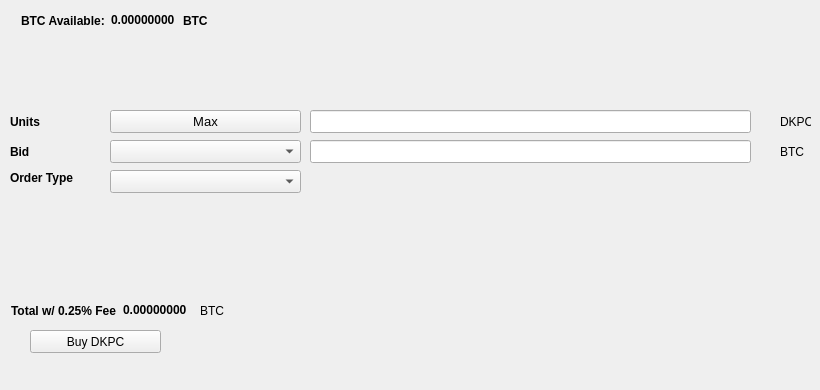
   <widget class="QWidget" name="BuyTab">
    <attribute name="title">
     <string>Buy</string>
    </attribute>
    <widget class="QPushButton" name="BuyDKPC">
     <property name="geometry">
      <rect>
       <x>30</x>
       <y>330</y>
       <width>131</width>
       <height>23</height>
      </rect>
     </property>
     <property name="text">
      <string>Buy DKPC</string>
     </property>
     <property name="icon">
      <iconset resource="../darkpaycoin.qrc">
       <normaloff>:/icons/bitcoin</normaloff>:/icons/bitcoin</iconset>
     </property>
    </widget>
    <widget class="QLabel" name="label_3">
     <property name="geometry">
      <rect>
       <x>10</x>
       <y>110</y>
       <width>46</width>
       <height>23</height>
      </rect>
     </property>
     <property name="font">
      <font>
       <weight>75</weight>
       <bold>true</bold>
      </font>
     </property>
     <property name="text">
      <string>Units</string>
     </property>
    </widget>
    <widget class="QLineEdit" name="UnitsInput">
     <property name="geometry">
      <rect>
       <x>310</x>
       <y>110</y>
       <width>441</width>
       <height>23</height>
      </rect>
     </property>
     <property name="font">
      <font>
       <pointsize>9</pointsize>
       <weight>75</weight>
       <bold>true</bold>
      </font>
     </property>
    </widget>
    <widget class="QLineEdit" name="BuyBidPriceEdit">
     <property name="geometry">
      <rect>
       <x>310</x>
       <y>140</y>
       <width>441</width>
       <height>23</height>
      </rect>
     </property>
     <property name="font">
      <font>
       <pointsize>9</pointsize>
       <weight>75</weight>
       <bold>true</bold>
      </font>
     </property>
    </widget>
    <widget class="QLabel" name="label_4">
     <property name="geometry">
      <rect>
       <x>780</x>
       <y>110</y>
       <width>31</width>
       <height>23</height>
      </rect>
     </property>
     <property name="text">
      <string>DKPC</string>
     </property>
    </widget>
    <widget class="QLabel" name="label_5">
     <property name="geometry">
      <rect>
       <x>780</x>
       <y>140</y>
       <width>31</width>
       <height>23</height>
      </rect>
     </property>
     <property name="text">
      <string>BTC</string>
     </property>
    </widget>
    <widget class="QLabel" name="label_6">
     <property name="geometry">
      <rect>
       <x>10</x>
       <y>140</y>
       <width>46</width>
       <height>23</height>
      </rect>
     </property>
     <property name="font">
      <font>
       <weight>75</weight>
       <bold>true</bold>
      </font>
     </property>
     <property name="text">
      <string>Bid</string>
     </property>
    </widget>
    <widget class="QLabel" name="label_7">
     <property name="geometry">
      <rect>
       <x>10</x>
       <y>170</y>
       <width>91</width>
       <height>16</height>
      </rect>
     </property>
     <property name="font">
      <font>
       <weight>75</weight>
       <bold>true</bold>
      </font>
     </property>
     <property name="text">
      <string>Order Type</string>
     </property>
    </widget>
    <widget class="QPushButton" name="Buy_Max_Amount">
     <property name="geometry">
      <rect>
       <x>110</x>
       <y>110</y>
       <width>191</width>
       <height>23</height>
      </rect>
     </property>
     <property name="font">
      <font>
       <pointsize>10</pointsize>
      </font>
     </property>
     <property name="text">
      <string>Max</string>
     </property>
    </widget>
    <widget class="QComboBox" name="BuyBidcomboBox">
     <property name="geometry">
      <rect>
       <x>110</x>
       <y>140</y>
       <width>191</width>
       <height>23</height>
      </rect>
     </property>
     <property name="font">
      <font>
       <pointsize>10</pointsize>
      </font>
     </property>
    </widget>
    <widget class="QComboBox" name="buyOrdertypeCombo">
     <property name="geometry">
      <rect>
       <x>110</x>
       <y>170</y>
       <width>191</width>
       <height>23</height>
      </rect>
     </property>
     <property name="font">
      <font>
       <pointsize>10</pointsize>
      </font>
     </property>
    </widget>
    <widget class="QWidget" name="layoutWidget1">
     <property name="geometry">
      <rect>
       <x>21</x>
       <y>11</y>
       <width>227</width>
       <height>19</height>
      </rect>
     </property>
     <layout class="QHBoxLayout" name="horizontalLayout_3">
      <item>
       <widget class="QLabel" name="label232">
        <property name="font">
         <font>
          <weight>75</weight>
          <bold>true</bold>
         </font>
        </property>
        <property name="text">
         <string>BTC Available:</string>
        </property>
       </widget>
      </item>
      <item>
       <widget class="QLabel" name="BtcAvailableLbl">
        <property name="palette">
         <palette>
          <active>
           <colorrole role="WindowText">
            <brush brushstyle="SolidPattern">
             <color alpha="255">
              <red>0</red>
              <green>0</green>
              <blue>0</blue>
             </color>
            </brush>
           </colorrole>
           <colorrole role="Button">
            <brush brushstyle="SolidPattern">
             <color alpha="255">
              <red>0</red>
              <green>170</green>
              <blue>0</blue>
             </color>
            </brush>
           </colorrole>
           <colorrole role="Light">
            <brush brushstyle="SolidPattern">
             <color alpha="255">
              <red>0</red>
              <green>255</green>
              <blue>0</blue>
             </color>
            </brush>
           </colorrole>
           <colorrole role="Midlight">
            <brush brushstyle="SolidPattern">
             <color alpha="255">
              <red>0</red>
              <green>212</green>
              <blue>0</blue>
             </color>
            </brush>
           </colorrole>
           <colorrole role="Dark">
            <brush brushstyle="SolidPattern">
             <color alpha="255">
              <red>0</red>
              <green>85</green>
              <blue>0</blue>
             </color>
            </brush>
           </colorrole>
           <colorrole role="Mid">
            <brush brushstyle="SolidPattern">
             <color alpha="255">
              <red>0</red>
              <green>113</green>
              <blue>0</blue>
             </color>
            </brush>
           </colorrole>
           <colorrole role="Text">
            <brush brushstyle="SolidPattern">
             <color alpha="255">
              <red>0</red>
              <green>170</green>
              <blue>0</blue>
             </color>
            </brush>
           </colorrole>
           <colorrole role="BrightText">
            <brush brushstyle="SolidPattern">
             <color alpha="255">
              <red>255</red>
              <green>255</green>
              <blue>255</blue>
             </color>
            </brush>
           </colorrole>
           <colorrole role="ButtonText">
            <brush brushstyle="SolidPattern">
             <color alpha="255">
              <red>0</red>
              <green>0</green>
              <blue>0</blue>
             </color>
            </brush>
           </colorrole>
           <colorrole role="Base">
            <brush brushstyle="SolidPattern">
             <color alpha="255">
              <red>255</red>
              <green>255</green>
              <blue>255</blue>
             </color>
            </brush>
           </colorrole>
           <colorrole role="Window">
            <brush brushstyle="SolidPattern">
             <color alpha="255">
              <red>0</red>
              <green>170</green>
              <blue>0</blue>
             </color>
            </brush>
           </colorrole>
           <colorrole role="Shadow">
            <brush brushstyle="SolidPattern">
             <color alpha="255">
              <red>0</red>
              <green>0</green>
              <blue>0</blue>
             </color>
            </brush>
           </colorrole>
           <colorrole role="AlternateBase">
            <brush brushstyle="SolidPattern">
             <color alpha="255">
              <red>127</red>
              <green>212</green>
              <blue>127</blue>
             </color>
            </brush>
           </colorrole>
           <colorrole role="ToolTipBase">
            <brush brushstyle="SolidPattern">
             <color alpha="255">
              <red>255</red>
              <green>255</green>
              <blue>220</blue>
             </color>
            </brush>
           </colorrole>
           <colorrole role="ToolTipText">
            <brush brushstyle="SolidPattern">
             <color alpha="255">
              <red>0</red>
              <green>0</green>
              <blue>0</blue>
             </color>
            </brush>
           </colorrole>
          </active>
          <inactive>
           <colorrole role="WindowText">
            <brush brushstyle="SolidPattern">
             <color alpha="255">
              <red>0</red>
              <green>0</green>
              <blue>0</blue>
             </color>
            </brush>
           </colorrole>
           <colorrole role="Button">
            <brush brushstyle="SolidPattern">
             <color alpha="255">
              <red>0</red>
              <green>170</green>
              <blue>0</blue>
             </color>
            </brush>
           </colorrole>
           <colorrole role="Light">
            <brush brushstyle="SolidPattern">
             <color alpha="255">
              <red>0</red>
              <green>255</green>
              <blue>0</blue>
             </color>
            </brush>
           </colorrole>
           <colorrole role="Midlight">
            <brush brushstyle="SolidPattern">
             <color alpha="255">
              <red>0</red>
              <green>212</green>
              <blue>0</blue>
             </color>
            </brush>
           </colorrole>
           <colorrole role="Dark">
            <brush brushstyle="SolidPattern">
             <color alpha="255">
              <red>0</red>
              <green>85</green>
              <blue>0</blue>
             </color>
            </brush>
           </colorrole>
           <colorrole role="Mid">
            <brush brushstyle="SolidPattern">
             <color alpha="255">
              <red>0</red>
              <green>113</green>
              <blue>0</blue>
             </color>
            </brush>
           </colorrole>
           <colorrole role="Text">
            <brush brushstyle="SolidPattern">
             <color alpha="255">
              <red>0</red>
              <green>170</green>
              <blue>0</blue>
             </color>
            </brush>
           </colorrole>
           <colorrole role="BrightText">
            <brush brushstyle="SolidPattern">
             <color alpha="255">
              <red>255</red>
              <green>255</green>
              <blue>255</blue>
             </color>
            </brush>
           </colorrole>
           <colorrole role="ButtonText">
            <brush brushstyle="SolidPattern">
             <color alpha="255">
              <red>0</red>
              <green>0</green>
              <blue>0</blue>
             </color>
            </brush>
           </colorrole>
           <colorrole role="Base">
            <brush brushstyle="SolidPattern">
             <color alpha="255">
              <red>255</red>
              <green>255</green>
              <blue>255</blue>
             </color>
            </brush>
           </colorrole>
           <colorrole role="Window">
            <brush brushstyle="SolidPattern">
             <color alpha="255">
              <red>0</red>
              <green>170</green>
              <blue>0</blue>
             </color>
            </brush>
           </colorrole>
           <colorrole role="Shadow">
            <brush brushstyle="SolidPattern">
             <color alpha="255">
              <red>0</red>
              <green>0</green>
              <blue>0</blue>
             </color>
            </brush>
           </colorrole>
           <colorrole role="AlternateBase">
            <brush brushstyle="SolidPattern">
             <color alpha="255">
              <red>127</red>
              <green>212</green>
              <blue>127</blue>
             </color>
            </brush>
           </colorrole>
           <colorrole role="ToolTipBase">
            <brush brushstyle="SolidPattern">
             <color alpha="255">
              <red>255</red>
              <green>255</green>
              <blue>220</blue>
             </color>
            </brush>
           </colorrole>
           <colorrole role="ToolTipText">
            <brush brushstyle="SolidPattern">
             <color alpha="255">
              <red>0</red>
              <green>0</green>
              <blue>0</blue>
             </color>
            </brush>
           </colorrole>
          </inactive>
          <disabled>
           <colorrole role="WindowText">
            <brush brushstyle="SolidPattern">
             <color alpha="255">
              <red>0</red>
              <green>85</green>
              <blue>0</blue>
             </color>
            </brush>
           </colorrole>
           <colorrole role="Button">
            <brush brushstyle="SolidPattern">
             <color alpha="255">
              <red>0</red>
              <green>170</green>
              <blue>0</blue>
             </color>
            </brush>
           </colorrole>
           <colorrole role="Light">
            <brush brushstyle="SolidPattern">
             <color alpha="255">
              <red>0</red>
              <green>255</green>
              <blue>0</blue>
             </color>
            </brush>
           </colorrole>
           <colorrole role="Midlight">
            <brush brushstyle="SolidPattern">
             <color alpha="255">
              <red>0</red>
              <green>212</green>
              <blue>0</blue>
             </color>
            </brush>
           </colorrole>
           <colorrole role="Dark">
            <brush brushstyle="SolidPattern">
             <color alpha="255">
              <red>0</red>
              <green>85</green>
              <blue>0</blue>
             </color>
            </brush>
           </colorrole>
           <colorrole role="Mid">
            <brush brushstyle="SolidPattern">
             <color alpha="255">
              <red>0</red>
              <green>113</green>
              <blue>0</blue>
             </color>
            </brush>
           </colorrole>
           <colorrole role="Text">
            <brush brushstyle="SolidPattern">
             <color alpha="255">
              <red>0</red>
              <green>85</green>
              <blue>0</blue>
             </color>
            </brush>
           </colorrole>
           <colorrole role="BrightText">
            <brush brushstyle="SolidPattern">
             <color alpha="255">
              <red>255</red>
              <green>255</green>
              <blue>255</blue>
             </color>
            </brush>
           </colorrole>
           <colorrole role="ButtonText">
            <brush brushstyle="SolidPattern">
             <color alpha="255">
              <red>0</red>
              <green>85</green>
              <blue>0</blue>
             </color>
            </brush>
           </colorrole>
           <colorrole role="Base">
            <brush brushstyle="SolidPattern">
             <color alpha="255">
              <red>0</red>
              <green>170</green>
              <blue>0</blue>
             </color>
            </brush>
           </colorrole>
           <colorrole role="Window">
            <brush brushstyle="SolidPattern">
             <color alpha="255">
              <red>0</red>
              <green>170</green>
              <blue>0</blue>
             </color>
            </brush>
           </colorrole>
           <colorrole role="Shadow">
            <brush brushstyle="SolidPattern">
             <color alpha="255">
              <red>0</red>
              <green>0</green>
              <blue>0</blue>
             </color>
            </brush>
           </colorrole>
           <colorrole role="AlternateBase">
            <brush brushstyle="SolidPattern">
             <color alpha="255">
              <red>0</red>
              <green>170</green>
              <blue>0</blue>
             </color>
            </brush>
           </colorrole>
           <colorrole role="ToolTipBase">
            <brush brushstyle="SolidPattern">
             <color alpha="255">
              <red>255</red>
              <green>255</green>
              <blue>220</blue>
             </color>
            </brush>
           </colorrole>
           <colorrole role="ToolTipText">
            <brush brushstyle="SolidPattern">
             <color alpha="255">
              <red>0</red>
              <green>0</green>
              <blue>0</blue>
             </color>
            </brush>
           </colorrole>
          </disabled>
         </palette>
        </property>
        <property name="font">
         <font>
          <weight>75</weight>
          <bold>true</bold>
         </font>
        </property>
        <property name="text">
         <string>0.00000000</string>
        </property>
        <property name="textInteractionFlags">
         <set>Qt::LinksAccessibleByMouse|Qt::TextSelectableByKeyboard|Qt::TextSelectableByMouse</set>
        </property>
       </widget>
      </item>
      <item>
       <widget class="QLabel" name="BtcAvailableLbl_2">
        <property name="font">
         <font>
          <weight>75</weight>
          <bold>true</bold>
         </font>
        </property>
        <property name="text">
         <string>BTC</string>
        </property>
       </widget>
      </item>
     </layout>
    </widget>
    <widget class="QWidget" name="layoutWidge2">
     <property name="geometry">
      <rect>
       <x>11</x>
       <y>301</y>
       <width>259</width>
       <height>19</height>
      </rect>
     </property>
     <layout class="QHBoxLayout" name="horizontalLayout_4">
      <item>
       <widget class="QLabel" name="label_9">
        <property name="font">
         <font>
          <weight>75</weight>
          <bold>true</bold>
         </font>
        </property>
        <property name="text">
         <string>Total w/ 0.25% Fee</string>
        </property>
       </widget>
      </item>
      <item>
       <widget class="QLabel" name="BuyCostLabel">
        <property name="palette">
         <palette>
          <active>
           <colorrole role="WindowText">
            <brush brushstyle="SolidPattern">
             <color alpha="255">
              <red>0</red>
              <green>0</green>
              <blue>0</blue>
             </color>
            </brush>
           </colorrole>
           <colorrole role="Button">
            <brush brushstyle="SolidPattern">
             <color alpha="255">
              <red>0</red>
              <green>170</green>
              <blue>0</blue>
             </color>
            </brush>
           </colorrole>
           <colorrole role="Light">
            <brush brushstyle="SolidPattern">
             <color alpha="255">
              <red>0</red>
              <green>255</green>
              <blue>0</blue>
             </color>
            </brush>
           </colorrole>
           <colorrole role="Midlight">
            <brush brushstyle="SolidPattern">
             <color alpha="255">
              <red>0</red>
              <green>212</green>
              <blue>0</blue>
             </color>
            </brush>
           </colorrole>
           <colorrole role="Dark">
            <brush brushstyle="SolidPattern">
             <color alpha="255">
              <red>0</red>
              <green>85</green>
              <blue>0</blue>
             </color>
            </brush>
           </colorrole>
           <colorrole role="Mid">
            <brush brushstyle="SolidPattern">
             <color alpha="255">
              <red>0</red>
              <green>113</green>
              <blue>0</blue>
             </color>
            </brush>
           </colorrole>
           <colorrole role="Text">
            <brush brushstyle="SolidPattern">
             <color alpha="255">
              <red>0</red>
              <green>170</green>
              <blue>0</blue>
             </color>
            </brush>
           </colorrole>
           <colorrole role="BrightText">
            <brush brushstyle="SolidPattern">
             <color alpha="255">
              <red>255</red>
              <green>255</green>
              <blue>255</blue>
             </color>
            </brush>
           </colorrole>
           <colorrole role="ButtonText">
            <brush brushstyle="SolidPattern">
             <color alpha="255">
              <red>0</red>
              <green>0</green>
              <blue>0</blue>
             </color>
            </brush>
           </colorrole>
           <colorrole role="Base">
            <brush brushstyle="SolidPattern">
             <color alpha="255">
              <red>255</red>
              <green>255</green>
              <blue>255</blue>
             </color>
            </brush>
           </colorrole>
           <colorrole role="Window">
            <brush brushstyle="SolidPattern">
             <color alpha="255">
              <red>0</red>
              <green>170</green>
              <blue>0</blue>
             </color>
            </brush>
           </colorrole>
           <colorrole role="Shadow">
            <brush brushstyle="SolidPattern">
             <color alpha="255">
              <red>0</red>
              <green>0</green>
              <blue>0</blue>
             </color>
            </brush>
           </colorrole>
           <colorrole role="AlternateBase">
            <brush brushstyle="SolidPattern">
             <color alpha="255">
              <red>127</red>
              <green>212</green>
              <blue>127</blue>
             </color>
            </brush>
           </colorrole>
           <colorrole role="ToolTipBase">
            <brush brushstyle="SolidPattern">
             <color alpha="255">
              <red>255</red>
              <green>255</green>
              <blue>220</blue>
             </color>
            </brush>
           </colorrole>
           <colorrole role="ToolTipText">
            <brush brushstyle="SolidPattern">
             <color alpha="255">
              <red>0</red>
              <green>0</green>
              <blue>0</blue>
             </color>
            </brush>
           </colorrole>
          </active>
          <inactive>
           <colorrole role="WindowText">
            <brush brushstyle="SolidPattern">
             <color alpha="255">
              <red>0</red>
              <green>0</green>
              <blue>0</blue>
             </color>
            </brush>
           </colorrole>
           <colorrole role="Button">
            <brush brushstyle="SolidPattern">
             <color alpha="255">
              <red>0</red>
              <green>170</green>
              <blue>0</blue>
             </color>
            </brush>
           </colorrole>
           <colorrole role="Light">
            <brush brushstyle="SolidPattern">
             <color alpha="255">
              <red>0</red>
              <green>255</green>
              <blue>0</blue>
             </color>
            </brush>
           </colorrole>
           <colorrole role="Midlight">
            <brush brushstyle="SolidPattern">
             <color alpha="255">
              <red>0</red>
              <green>212</green>
              <blue>0</blue>
             </color>
            </brush>
           </colorrole>
           <colorrole role="Dark">
            <brush brushstyle="SolidPattern">
             <color alpha="255">
              <red>0</red>
              <green>85</green>
              <blue>0</blue>
             </color>
            </brush>
           </colorrole>
           <colorrole role="Mid">
            <brush brushstyle="SolidPattern">
             <color alpha="255">
              <red>0</red>
              <green>113</green>
              <blue>0</blue>
             </color>
            </brush>
           </colorrole>
           <colorrole role="Text">
            <brush brushstyle="SolidPattern">
             <color alpha="255">
              <red>0</red>
              <green>170</green>
              <blue>0</blue>
             </color>
            </brush>
           </colorrole>
           <colorrole role="BrightText">
            <brush brushstyle="SolidPattern">
             <color alpha="255">
              <red>255</red>
              <green>255</green>
              <blue>255</blue>
             </color>
            </brush>
           </colorrole>
           <colorrole role="ButtonText">
            <brush brushstyle="SolidPattern">
             <color alpha="255">
              <red>0</red>
              <green>0</green>
              <blue>0</blue>
             </color>
            </brush>
           </colorrole>
           <colorrole role="Base">
            <brush brushstyle="SolidPattern">
             <color alpha="255">
              <red>255</red>
              <green>255</green>
              <blue>255</blue>
             </color>
            </brush>
           </colorrole>
           <colorrole role="Window">
            <brush brushstyle="SolidPattern">
             <color alpha="255">
              <red>0</red>
              <green>170</green>
              <blue>0</blue>
             </color>
            </brush>
           </colorrole>
           <colorrole role="Shadow">
            <brush brushstyle="SolidPattern">
             <color alpha="255">
              <red>0</red>
              <green>0</green>
              <blue>0</blue>
             </color>
            </brush>
           </colorrole>
           <colorrole role="AlternateBase">
            <brush brushstyle="SolidPattern">
             <color alpha="255">
              <red>127</red>
              <green>212</green>
              <blue>127</blue>
             </color>
            </brush>
           </colorrole>
           <colorrole role="ToolTipBase">
            <brush brushstyle="SolidPattern">
             <color alpha="255">
              <red>255</red>
              <green>255</green>
              <blue>220</blue>
             </color>
            </brush>
           </colorrole>
           <colorrole role="ToolTipText">
            <brush brushstyle="SolidPattern">
             <color alpha="255">
              <red>0</red>
              <green>0</green>
              <blue>0</blue>
             </color>
            </brush>
           </colorrole>
          </inactive>
          <disabled>
           <colorrole role="WindowText">
            <brush brushstyle="SolidPattern">
             <color alpha="255">
              <red>0</red>
              <green>85</green>
              <blue>0</blue>
             </color>
            </brush>
           </colorrole>
           <colorrole role="Button">
            <brush brushstyle="SolidPattern">
             <color alpha="255">
              <red>0</red>
              <green>170</green>
              <blue>0</blue>
             </color>
            </brush>
           </colorrole>
           <colorrole role="Light">
            <brush brushstyle="SolidPattern">
             <color alpha="255">
              <red>0</red>
              <green>255</green>
              <blue>0</blue>
             </color>
            </brush>
           </colorrole>
           <colorrole role="Midlight">
            <brush brushstyle="SolidPattern">
             <color alpha="255">
              <red>0</red>
              <green>212</green>
              <blue>0</blue>
             </color>
            </brush>
           </colorrole>
           <colorrole role="Dark">
            <brush brushstyle="SolidPattern">
             <color alpha="255">
              <red>0</red>
              <green>85</green>
              <blue>0</blue>
             </color>
            </brush>
           </colorrole>
           <colorrole role="Mid">
            <brush brushstyle="SolidPattern">
             <color alpha="255">
              <red>0</red>
              <green>113</green>
              <blue>0</blue>
             </color>
            </brush>
           </colorrole>
           <colorrole role="Text">
            <brush brushstyle="SolidPattern">
             <color alpha="255">
              <red>0</red>
              <green>85</green>
              <blue>0</blue>
             </color>
            </brush>
           </colorrole>
           <colorrole role="BrightText">
            <brush brushstyle="SolidPattern">
             <color alpha="255">
              <red>255</red>
              <green>255</green>
              <blue>255</blue>
             </color>
            </brush>
           </colorrole>
           <colorrole role="ButtonText">
            <brush brushstyle="SolidPattern">
             <color alpha="255">
              <red>0</red>
              <green>85</green>
              <blue>0</blue>
             </color>
            </brush>
           </colorrole>
           <colorrole role="Base">
            <brush brushstyle="SolidPattern">
             <color alpha="255">
              <red>0</red>
              <green>170</green>
              <blue>0</blue>
             </color>
            </brush>
           </colorrole>
           <colorrole role="Window">
            <brush brushstyle="SolidPattern">
             <color alpha="255">
              <red>0</red>
              <green>170</green>
              <blue>0</blue>
             </color>
            </brush>
           </colorrole>
           <colorrole role="Shadow">
            <brush brushstyle="SolidPattern">
             <color alpha="255">
              <red>0</red>
              <green>0</green>
              <blue>0</blue>
             </color>
            </brush>
           </colorrole>
           <colorrole role="AlternateBase">
            <brush brushstyle="SolidPattern">
             <color alpha="255">
              <red>0</red>
              <green>170</green>
              <blue>0</blue>
             </color>
            </brush>
           </colorrole>
           <colorrole role="ToolTipBase">
            <brush brushstyle="SolidPattern">
             <color alpha="255">
              <red>255</red>
              <green>255</green>
              <blue>220</blue>
             </color>
            </brush>
           </colorrole>
           <colorrole role="ToolTipText">
            <brush brushstyle="SolidPattern">
             <color alpha="255">
              <red>0</red>
              <green>0</green>
              <blue>0</blue>
             </color>
            </brush>
           </colorrole>
          </disabled>
         </palette>
        </property>
        <property name="font">
         <font>
          <weight>75</weight>
          <bold>true</bold>
         </font>
        </property>
        <property name="autoFillBackground">
         <bool>false</bool>
        </property>
        <property name="text">
         <string>0.00000000</string>
        </property>
        <property name="textInteractionFlags">
         <set>Qt::LinksAccessibleByMouse|Qt::TextSelectableByMouse</set>
        </property>
       </widget>
      </item>
      <item>
       <widget class="QLabel" name="label_10">
        <property name="font">
         <font>
          <weight>50</weight>
          <bold>false</bold>
         </font>
        </property>
        <property name="text">
         <string>BTC</string>
        </property>
       </widget>
      </item>
     </layout>
    </widget>
    <widget class="QLabel" name="label_24">
     <property name="geometry">
      <rect>
       <x>460</x>
       <y>300</y>
       <width>281</width>
       <height>81</height>
      </rect>
     </property>
     <property name="text">
      <string/>
     </property>
     <property name="pixmap">
      <pixmap>:/images/bittrex</pixmap>
     </property>
    </widget>
   </widget>
